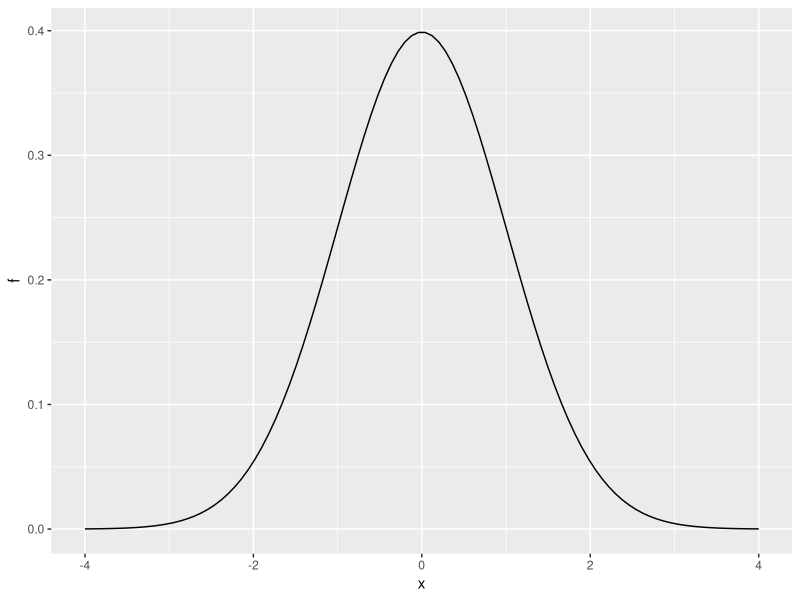
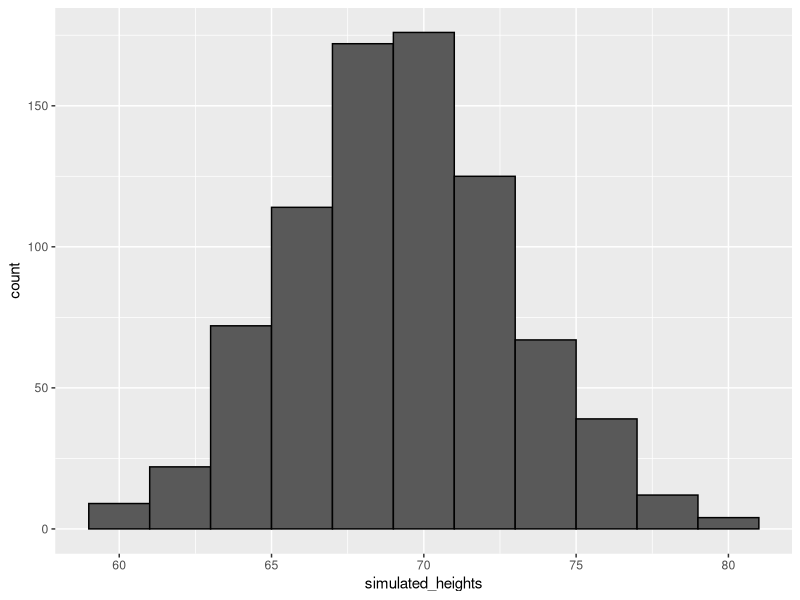

These figures' R source, in order:
# The probability of a single value is not defined for a continuous distribution.
# The quantity with the most similar interpretation to the probability of a single value is the probability density function f(x)
# The probability density f(x) is defined such that the integral of f(x) over a range gives the CDF of that range.
# F(a)=Pr(X≤a)=∫f(x)dx where x varies -inf to a
# In R, the probability density function for the normal distribution is given by dnorm()

x <- seq(-4, 4, length = 100) # creates seq -4 upto 4 so that 100 no. are genrated with common diff (to - from)/(length - 1)
library(dplyr)
library(ggplot2)
library(tidyverse)
library(dslabs)
library(dplyr)
data.frame(x, f = dnorm(x)) %>%
  ggplot(aes(x, f)) +
  geom_line()

# Note that dnorm() gives densities for the standard normal distribution by default.
# Probabilities for alternative normal distributions
# with mean mu and standard deviation sigma can be evaluated with:
# dnorm(z, mu, sigma)


# rnorm(n, avg, s) generates n random numbers from the normal distribution
# with average avg and standard deviation s.
# By generating random numbers from the normal distribution,
# we can simulate height data with similar properties to our dataset. Here we generate simulated height data using the normal distribution.
data(heights)
x <- heights %>% filter(sex=="Male") %>% pull(height)
n <- length(x)
avg <- mean(x)
s <- sd(x)
simulated_heights <- rnorm(n, avg, s)
# plot distribution of simulated_heights
data.frame(simulated_heights = simulated_heights) %>%
  ggplot(aes(simulated_heights)) +
  geom_histogram(color="black", binwidth = 2)

# Monte Carlo simulation of tallest person over 7 feet
B <- 10000
tallest <- replicate(B, {
  simulated_data <- rnorm(800, avg, s)    # generate 800 normally distributed random heights
  max(simulated_data)    # determine the tallest height
})
mean(tallest >= 7*12)    # proportion of times that tallest person exceeded 7 feet (84 inches)
